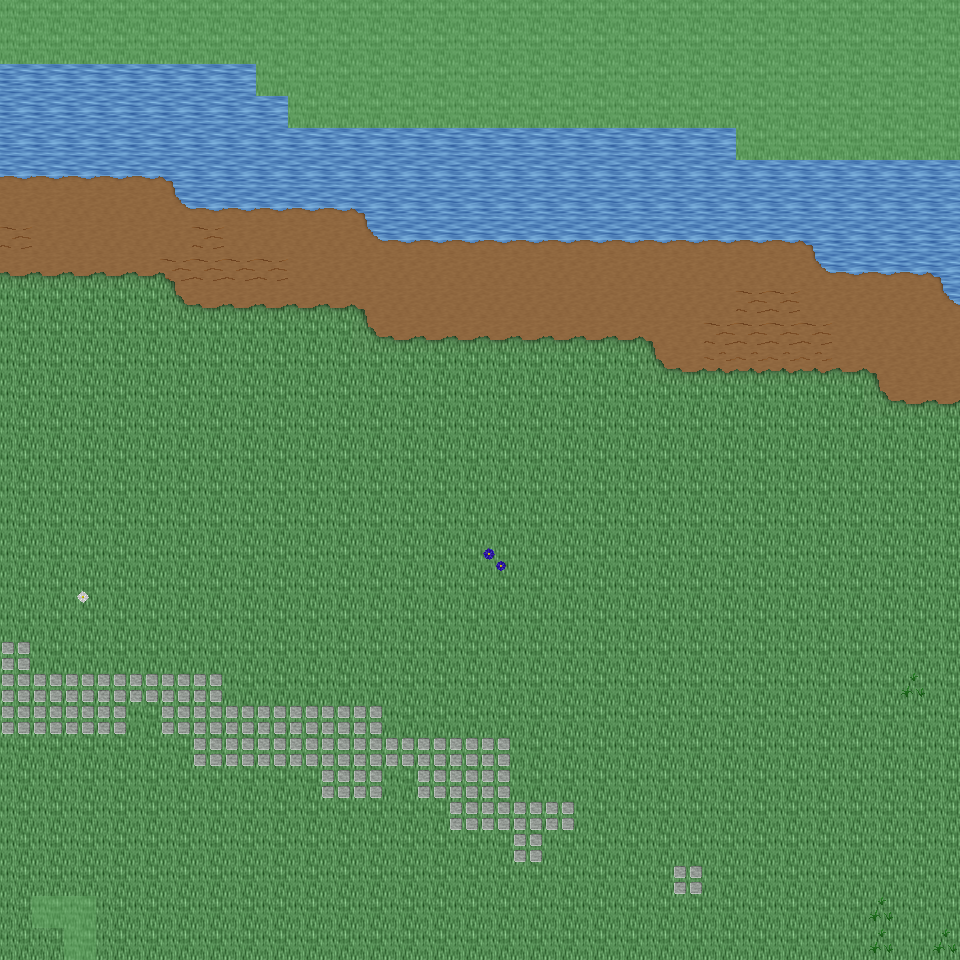

Tiled map render using the project's own tile images. Description and the map definition, with tile-layer contents summarised, below:
An orthogonal 30x30 tile map with 32x32 px tiles, 6 tile layers (Ground, Object, Object2, Above, ...), 22 tilesets and 4 objects (4x mapExit).

<map version="1.0" orientation="orthogonal" renderorder="right-down" width="30" height="30" tilewidth="32" tileheight="32" nextobjectid="5">
  <tileset firstgid="1" name="tileset_ground_ground" tilewidth="32" tileheight="32" tilecount="33" columns="3">
    <image source="../drawable/tileset_ground_ground.png" width="96" height="352" />
  </tileset>
  <tileset firstgid="34" name="tileset_ground_water_pool" tilewidth="32" tileheight="32" tilecount="72" columns="3">
    <image source="../drawable/tileset_ground_water_pool.png" width="96" height="768" />
  </tileset>
  <tileset firstgid="106" name="tileset_ground_ridge_earth_dark" tilewidth="32" tileheight="32" tilecount="96" columns="12">
    <image source="../drawable/tileset_ground_ridge_earth_dark.png" width="384" height="256" />
  </tileset>
  <tileset firstgid="202" name="tileset_ground_grass_edges" tilewidth="32" tileheight="32" tilecount="36" columns="12">
    <image source="../drawable/tileset_ground_grass_edges.png" width="384" height="96" />
  </tileset>
  <tileset firstgid="238" name="tileset_ground_earth_edges" tilewidth="32" tileheight="32" tilecount="18" columns="6">
    <image source="../drawable/tileset_ground_earth_edges.png" width="192" height="96" />
  </tileset>
  <tileset firstgid="256" name="tileset_ground_grass_corners" tilewidth="32" tileheight="32" tilecount="24" columns="6">
    <image source="../drawable/tileset_ground_grass_corners.png" width="192" height="128" />
  </tileset>
  <tileset firstgid="280" name="tileset_plant_grasses" tilewidth="32" tileheight="32" tilecount="6" columns="3">
    <image source="../drawable/tileset_plant_grasses.png" width="96" height="64" />
  </tileset>
  <tileset firstgid="286" name="tileset_plant_flower_daisy_blue" tilewidth="32" tileheight="32" tilecount="8" columns="2">
    <image source="../drawable/tileset_plant_flower_daisy_blue.png" width="64" height="128" />
  </tileset>
  <tileset firstgid="294" name="tileset_plant_flower_daisy_yellow" tilewidth="32" tileheight="32" tilecount="8" columns="2">
    <image source="../drawable/tileset_plant_flower_daisy_yellow.png" width="64" height="128" />
  </tileset>
  <tileset firstgid="302" name="tileset_plant_bush_bushes" tilewidth="32" tileheight="32" tilecount="10" columns="5">
    <image source="../drawable/tileset_plant_bush_bushes.png" width="160" height="64" />
  </tileset>
  <tileset firstgid="312" name="tileset_plant_flower_daisy_red" tilewidth="32" tileheight="32" tilecount="8" columns="2">
    <image source="../drawable/tileset_plant_flower_daisy_red.png" width="64" height="128" />
  </tileset>
  <tileset firstgid="320" name="tileset_plant_flower_daisy_white" tilewidth="32" tileheight="32" tilecount="8" columns="2">
    <image source="../drawable/tileset_plant_flower_daisy_white.png" width="64" height="128" />
  </tileset>
  <tileset firstgid="328" name="tileset_logic_collision" tilewidth="32" tileheight="32" tilecount="1" columns="1">
    <image source="../drawable/tileset_logic_collision.png" width="32" height="32" />
  </tileset>
  <tileset firstgid="329" name="tileset_plant_tree_tree_green" tilewidth="32" tileheight="32" tilecount="88" columns="8">
    <image source="../drawable/tileset_plant_tree_tree_green.png" width="256" height="352" />
  </tileset>
  <tileset firstgid="417" name="tileset_plant_stump_stump_brown" tilewidth="32" tileheight="32" tilecount="4" columns="2">
    <image source="../drawable/tileset_plant_stump_stump_brown.png" width="64" height="64" />
  </tileset>
  <tileset firstgid="421" name="tileset_logic_item_sheepfood" tilewidth="32" tileheight="32" tilecount="1" columns="1">
    <image source="../drawable/tileset_logic_item_sheepfood.png" width="32" height="32" />
  </tileset>
  <tileset firstgid="422" name="tileset_logic_creature_fairy" tilewidth="32" tileheight="32" tilecount="4" columns="4">
    <image source="../drawable/tileset_logic_creature_fairy.png" width="128" height="32" />
  </tileset>
  <tileset firstgid="426" name="tileset_logic_item_resources" tilewidth="32" tileheight="32" tilecount="6" columns="6">
    <image source="../drawable/tileset_logic_item_resources.png" width="192" height="32" />
  </tileset>
  <tileset firstgid="432" name="tileset_logic_creature_mythical_being" tilewidth="32" tileheight="32" tilecount="24" columns="8">
    <image source="../drawable/tileset_logic_creature_mythical_being.png" width="256" height="96" />
  </tileset>
  <tileset firstgid="456" name="tileset_ground_green_paving" tilewidth="32" tileheight="32" tilecount="18" columns="3">
    <image source="../drawable/tileset_ground_green_paving.png" width="96" height="192" />
  </tileset>
  <tileset firstgid="474" name="tileset_logic_protection" tilewidth="32" tileheight="32" tilecount="2" columns="2">
    <image source="../drawable/tileset_logic_protection.png" width="64" height="32" />
  </tileset>
  <tileset firstgid="476" name="tileset_building_huts" tilewidth="32" tileheight="32" tilecount="338" columns="26">
    <image source="../drawable/tileset_building_huts.png" width="832" height="416" />
  </tileset>
  <layer name="Ground" width="30" height="30">
    <data>[900 cells, 900 non-empty, 6 distinct tile ids]</data>
  </layer>
  <layer name="Object" width="30" height="30">
    <data>[900 cells, 128 non-empty, 14 distinct tile ids]</data>
  </layer>
  <layer name="Object2" width="30" height="30">
    <data>[900 cells, 0 non-empty, 0 distinct tile ids]</data>
  </layer>
  <layer name="Above" width="30" height="30">
    <data>[900 cells, 0 non-empty, 0 distinct tile ids]</data>
  </layer>
  <layer name="Above2" width="30" height="30">
    <data>[900 cells, 0 non-empty, 0 distinct tile ids]</data>
  </layer>
  <layer name="Walkable" width="30" height="30">
    <data>[900 cells, 113 non-empty, 1 distinct tile ids]</data>
  </layer>
  <objectgroup name="MapEvents">
    <object id="1" name="south" type="mapExit" x="0" y="928" width="64" height="32">
      <properties>
        <property name="map" value="level_0_x86_y111" />
        <property name="x" value="0" />
        <property name="y" value="1" />
      </properties>
    </object>
    <object id="2" name="south2" type="mapExit" x="96" y="928" width="864" height="32">
      <properties>
        <property name="map" value="level_0_x86_y111" />
        <property name="x" value="3" />
        <property name="y" value="1" />
      </properties>
    </object>
    <object id="3" name="west" type="mapExit" x="0" y="64" width="32" height="896">
      <properties>
        <property name="map" value="level_0_x85_y110" />
        <property name="x" value="28" />
        <property name="y" value="2" />
      </properties>
    </object>
    <object id="4" name="east" type="mapExit" x="928" y="160" width="32" height="800">
      <properties>
        <property name="map" value="level_0_x87_y110" />
        <property name="x" value="1" />
        <property name="y" value="5" />
      </properties>
    </object>
  </objectgroup>
</map>
